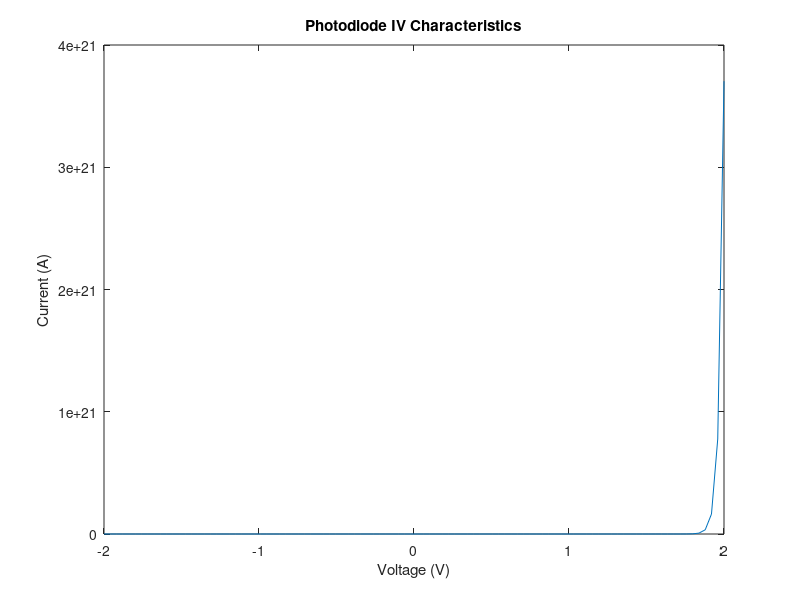

Reproduce this figure in MATLAB.
%Name:Md. Roknuzzaman Rikon
%ID: 22024014
% Photodiode IV Characteristics 
V = linspace(-2, 2, 100); % Voltage range 
I_dark = 1e-9; % Dark current in amperes 
n = 1; % Ideality factor 
Is = 1e-12; % Saturation current in amperes 
k = 1.38e-23; % BoltzmPann constant 
T = 300; % Temperature in Kelvin 
q = 1.6e-19; % Electron charge 
I = Is * (exp((q*V)/(n*k*T)) - 1) + I_dark; % Current 
plot(V, I); 
title('Photodiode IV Characteristics'); 
xlabel('Voltage (V)'); 
ylabel('Current (A)');
